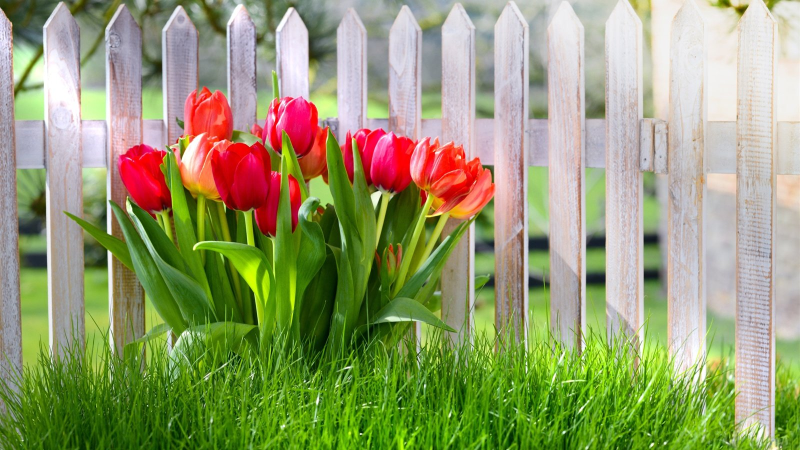
#> input picture one.jpg, 1600 x 900 px (shown at 1/2 size)
$ jupyter execute task4_3.ipynb
#> lines starting #> are read from the running program, lines starting #| are printed output that depends on the picture
[cell 1]
import cv2

[cell 2]
flower = cv2.imread("one.jpg")
#> flower is the input picture: shape (900, 1600, 3); mean B, G, R 111, 155.5, 149

[cell 3]
flower.shape
#> Out = (900, 1600, 3)

[cell 4]
cv2.imshow("first_pic", flower )
cv2.waitKey()
cv2.destroyAllWindows()

[cell 5]
scenery = cv2.imread("two.jpg")
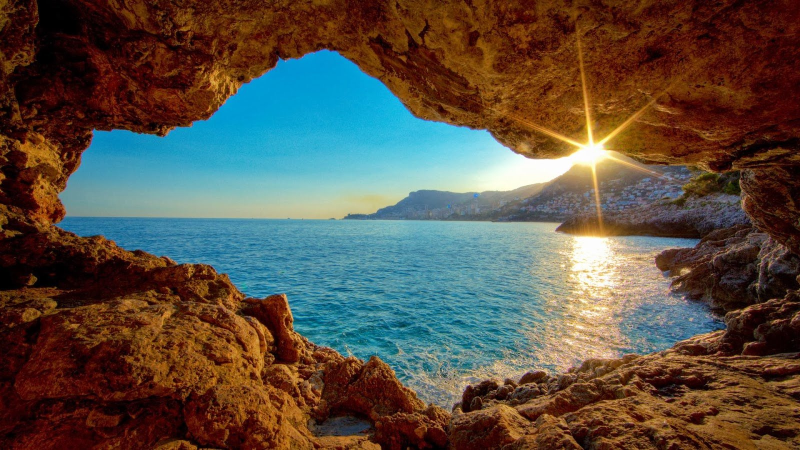
#> input picture two.jpg, 1600 x 900 px (shown at 1/2 size)
#> scenery is the input picture: shape (900, 1600, 3); mean B, G, R 69.5, 80.4, 89.3

[cell 6]
scenery.shape
#> Out = (900, 1600, 3)

[cell 7]
cv2.imshow("second_pic", scenery )
cv2.waitKey()
cv2.destroyAllWindows()

[cell 8]
flower = flower[: , 0:650]
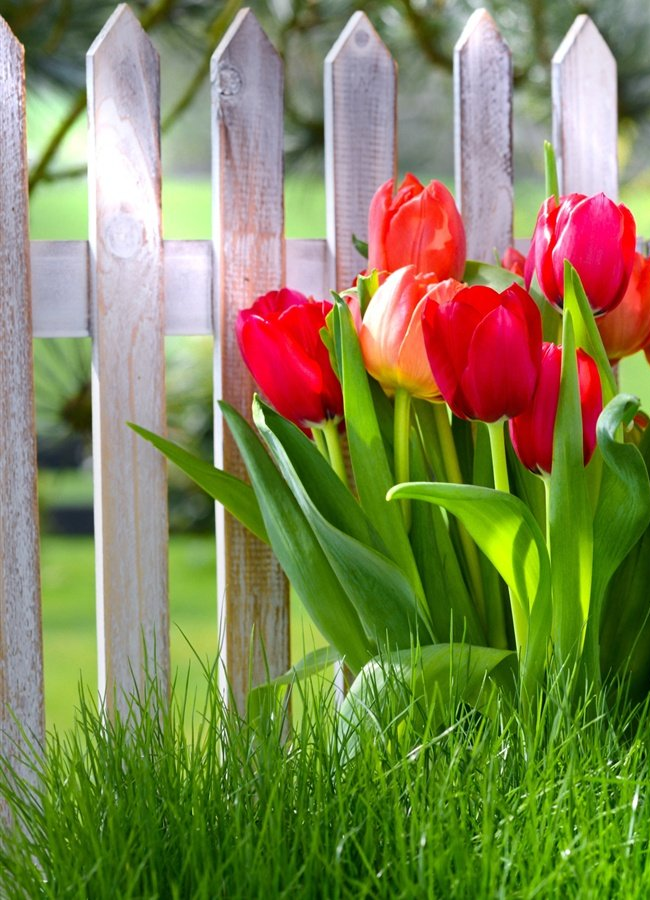
#> flower: shape (900, 650, 3); mean B, G, R 83.8, 134, 129.8
cv2.imshow("first_pic", flower )
cv2.waitKey()
cv2.destroyAllWindows()

[cell 9]
scenery = scenery[:, 800:1600]
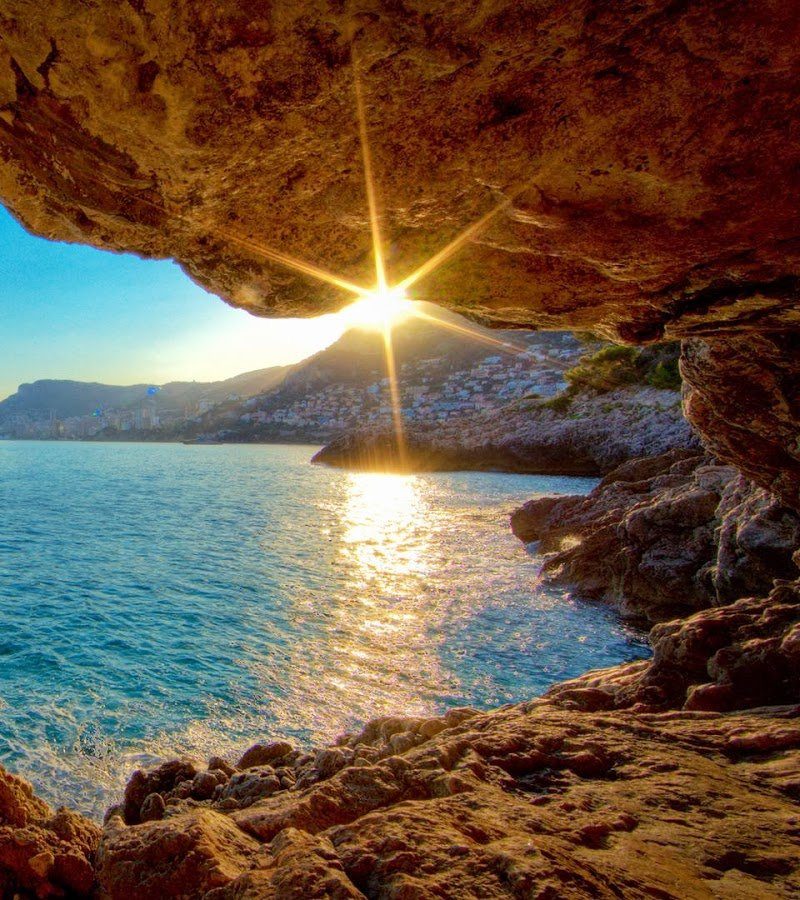
#> scenery: shape (900, 800, 3); mean B, G, R 66.7, 84.7, 105.2
cv2.imshow("second_pic", scenery )
cv2.waitKey()
cv2.destroyAllWindows()

[cell 10]
import numpy

[cell 11]
collage = numpy.hstack((flower,scenery))
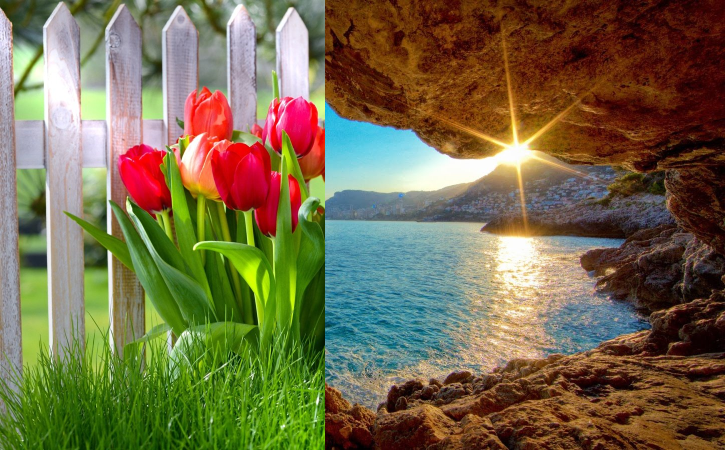
#> collage: shape (900, 1450, 3) (shown at 1/2 size); mean B, G, R 74.4, 106.8, 116.3
